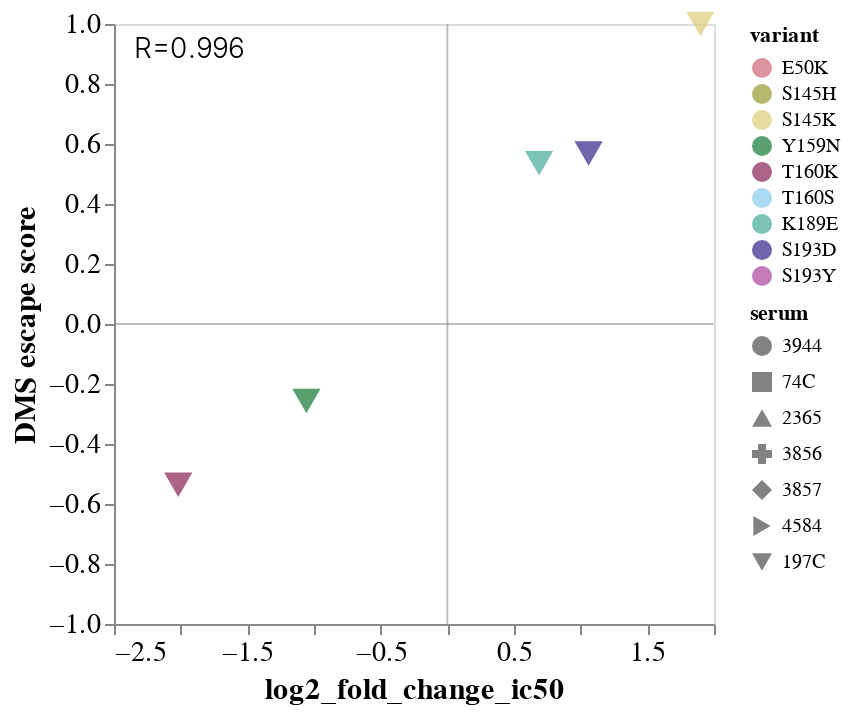

The cell this chart's notebook holds for it:
### Code cell
corr_charts[5]

### Figure 1 — Vega-Lite specification as saved in the notebook (floating-point values rounded to 4 significant figures)
{"config": {"view": {"continuousWidth": 300, "continuousHeight": 300}, "axis": {"grid": false, "labelFontSize": 14, "titleFontSize": 15}, "title": {"fontSize": 21, "fontWeight": "normal"}}, "layer": [{"data": {"name": "data-793ee9802416ffeb60facb92f6477432"}, "mark": {"type": "point", "filled": true, "size": 200}, "encoding": {"color": {"field": "variant", "scale": {"domain": ["E50K", "S145H", "S145K", "Y159N", "T160K", "T160S", "K189E", "S193D", "S193Y"], "range": ["#CC6677", "#999933", "#DDCC77", "#117733", "#882255", "#88CCEE", "#44AA99", "#332288", "#AA4499"]}, "type": "nominal"}, "shape": {"field": "serum", "scale": {"domain": ["3944", "74C", "2365", "3856", "3857", "4584", "197C"]}, "type": "nominal"}, "tooltip": [{"field": "variant", "type": "nominal"}, {"field": "serum", "type": "nominal"}, {"field": "log2_fold_change_ic50", "type": "quantitative"}, {"field": "escape_mean", "type": "quantitative"}], "x": {"field": "log2_fold_change_ic50", "scale": {}, "title": "log2_fold_change_ic50", "type": "quantitative"}, "y": {"field": "escape_mean", "scale": {"clamp": true, "domain": [-1, 1]}, "title": "DMS escape score", "type": "quantitative"}}}, {"data": {"name": "empty"}, "mark": {"type": "text", "align": "left", "baseline": "bottom", "fontSize": 14, "fontWeight": 300}, "encoding": {"text": {"value": ["R=0.996"]}, "x": {"value": 10}, "y": {"value": 20}}}, {"data": {"name": "data-06fd9f850666401b4599de5588b60692"}, "mark": {"type": "rule", "color": "gray", "opacity": 0.5, "size": 1}, "encoding": {"y": {"field": "y", "type": "quantitative"}}}, {"data": {"name": "data-9c00aa9dc2b1c1a0b4bf9b34ead12925"}, "mark": {"type": "rule", "color": "gray", "opacity": 0.5, "size": 1}, "encoding": {"x": {"field": "x", "type": "quantitative"}}}], "$schema": "https://vega.github.io/schema/vega-lite/v5.8.0.json", "datasets": {"data-793ee9802416ffeb60facb92f6477432": [{"serum": "197C", "variant": "Y159N", "log2_fold_change_ic50": -1.057, "escape_mean": -0.2564}, {"serum": "197C", "variant": "T160K", "log2_fold_change_ic50": -2.018, "escape_mean": -0.5361}, {"serum": "197C", "variant": "K189E", "log2_fold_change_ic50": 0.6879, "escape_mean": 0.5359}, {"serum": "197C", "variant": "S193D", "log2_fold_change_ic50": 1.059, "escape_mean": 0.5683}, {"serum": "197C", "variant": "S145K", "log2_fold_change_ic50": 1.898, "escape_mean": 1.019}], "empty": [{}], "data-06fd9f850666401b4599de5588b60692": [{"y": 0}], "data-9c00aa9dc2b1c1a0b4bf9b34ead12925": [{"x": 0}]}}
